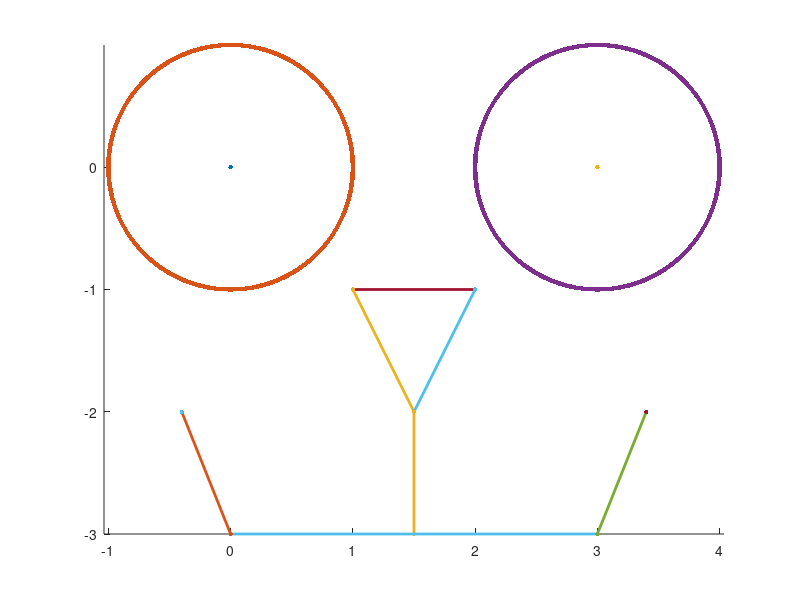

Recreate this plot in MATLAB.
function res = test4()
res = 0
figure; hold on; axis equal;
plot([0 0],[0 0], 'LineWidth', 2, 'Marker', '.', 'MarkerSize', 10)
plot(0 + 1 * cos(0:0.001 : 2 * pi), 0 + 1 * sin(0:0.001 : 2 * pi), 'LineWidth', 2, 'Marker', '.', 'MarkerSize', 10)
plot([3 3],[0 0], 'LineWidth', 2, 'Marker', '.', 'MarkerSize', 10)
plot(3 + 1 * cos(0:0.001 : 2 * pi), 0 + 1 * sin(0:0.001 : 2 * pi), 'LineWidth', 2, 'Marker', '.', 'MarkerSize', 10)
plot([1 1],[-1 -1], 'LineWidth', 2, 'Marker', '.', 'MarkerSize', 10)
plot([2 2],[-1 -1], 'LineWidth', 2, 'Marker', '.', 'MarkerSize', 10)
plot([1 2],[-1 -1], 'LineWidth', 2, 'Marker', '.', 'MarkerSize', 10)
plot([1.00001 1.00001],[-1 -1], 'LineWidth', 2, 'Marker', '.', 'MarkerSize', 10)
plot([1.5 1.5],[-2.00001 -2.00001], 'LineWidth', 2, 'Marker', '.', 'MarkerSize', 10)
plot([1.00001 1.5],[-1 -2.00001], 'LineWidth', 2, 'Marker', '.', 'MarkerSize', 10)
plot([2 2],[-1.00001 -1.00001], 'LineWidth', 2, 'Marker', '.', 'MarkerSize', 10)
plot([1.5 1.5],[-2.00001 -2.00001], 'LineWidth', 2, 'Marker', '.', 'MarkerSize', 10)
plot([2 1.5],[-1.00001 -2.00001], 'LineWidth', 2, 'Marker', '.', 'MarkerSize', 10)
plot([1.5 1.5],[-2 -2], 'LineWidth', 2, 'Marker', '.', 'MarkerSize', 10)
plot([1.5 1.5],[-1.99999 -1.99999], 'LineWidth', 2, 'Marker', '.', 'MarkerSize', 10)
plot([1.5 1.5],[-2.99999 -2.99999], 'LineWidth', 2, 'Marker', '.', 'MarkerSize', 10)
plot([1.5 1.5],[-1.99999 -2.99999], 'LineWidth', 2, 'Marker', '.', 'MarkerSize', 10)
plot([0 0],[-3 -3], 'LineWidth', 2, 'Marker', '.', 'MarkerSize', 10)
plot([3 3],[-3 -3], 'LineWidth', 2, 'Marker', '.', 'MarkerSize', 10)
plot([0 3],[-3 -3], 'LineWidth', 2, 'Marker', '.', 'MarkerSize', 10)
plot([-4.14026e-06 -4.14026e-06],[-3.00001 -3.00001], 'LineWidth', 2, 'Marker', '.', 'MarkerSize', 10)
plot([-0.40001 -0.40001],[-2 -2], 'LineWidth', 2, 'Marker', '.', 'MarkerSize', 10)
plot([-4.14026e-06 -0.40001],[-3.00001 -2], 'LineWidth', 2, 'Marker', '.', 'MarkerSize', 10)
plot([3 3],[-3.00001 -3.00001], 'LineWidth', 2, 'Marker', '.', 'MarkerSize', 10)
plot([3.4 3.4],[-2.00001 -2.00001], 'LineWidth', 2, 'Marker', '.', 'MarkerSize', 10)
plot([3 3.4],[-3.00001 -2.00001], 'LineWidth', 2, 'Marker', '.', 'MarkerSize', 10)
plot([-0.4 -0.4],[-2 -2], 'LineWidth', 2, 'Marker', '.', 'MarkerSize', 10)
plot([3.4 3.4],[-2 -2], 'LineWidth', 2, 'Marker', '.', 'MarkerSize', 10)
